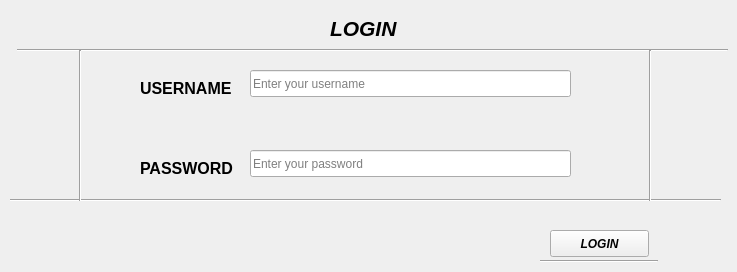
        <widget class="QWidget" name="tab">
         <attribute name="title">
          <string>                                Login                                   </string>
         </attribute>
         <widget class="QLabel" name="label">
          <property name="geometry">
           <rect>
            <x>140</x>
            <y>80</y>
            <width>91</width>
            <height>17</height>
           </rect>
          </property>
          <property name="palette">
           <palette>
            <active>
             <colorrole role="Button">
              <brush brushstyle="SolidPattern">
               <color alpha="255">
                <red>0</red>
                <green>0</green>
                <blue>127</blue>
               </color>
              </brush>
             </colorrole>
            </active>
            <inactive>
             <colorrole role="Button">
              <brush brushstyle="SolidPattern">
               <color alpha="255">
                <red>0</red>
                <green>0</green>
                <blue>127</blue>
               </color>
              </brush>
             </colorrole>
            </inactive>
            <disabled>
             <colorrole role="Button">
              <brush brushstyle="SolidPattern">
               <color alpha="255">
                <red>0</red>
                <green>0</green>
                <blue>127</blue>
               </color>
              </brush>
             </colorrole>
            </disabled>
           </palette>
          </property>
          <property name="font">
           <font>
            <pointsize>12</pointsize>
            <weight>75</weight>
            <bold>true</bold>
           </font>
          </property>
          <property name="frameShape">
           <enum>QFrame::NoFrame</enum>
          </property>
          <property name="frameShadow">
           <enum>QFrame::Raised</enum>
          </property>
          <property name="text">
           <string>USERNAME</string>
          </property>
         </widget>
         <widget class="QLabel" name="label_2">
          <property name="geometry">
           <rect>
            <x>140</x>
            <y>160</y>
            <width>101</width>
            <height>17</height>
           </rect>
          </property>
          <property name="font">
           <font>
            <pointsize>12</pointsize>
            <weight>75</weight>
            <bold>true</bold>
           </font>
          </property>
          <property name="text">
           <string>PASSWORD</string>
          </property>
         </widget>
         <widget class="QLineEdit" name="lineEdit">
          <property name="geometry">
           <rect>
            <x>250</x>
            <y>70</y>
            <width>321</width>
            <height>27</height>
           </rect>
          </property>
          <property name="placeholderText">
           <string>Enter your username</string>
          </property>
         </widget>
         <widget class="QLineEdit" name="lineEdit_2">
          <property name="geometry">
           <rect>
            <x>250</x>
            <y>150</y>
            <width>321</width>
            <height>27</height>
           </rect>
          </property>
          <property name="echoMode">
           <enum>QLineEdit::Password</enum>
          </property>
          <property name="placeholderText">
           <string>Enter your password</string>
          </property>
         </widget>
         <widget class="QPushButton" name="pushButton">
          <property name="geometry">
           <rect>
            <x>550</x>
            <y>230</y>
            <width>99</width>
            <height>27</height>
           </rect>
          </property>
          <property name="font">
           <font>
            <weight>75</weight>
            <italic>true</italic>
            <bold>true</bold>
           </font>
          </property>
          <property name="cursor">
           <cursorShape>PointingHandCursor</cursorShape>
          </property>
          <property name="styleSheet">
           <string notr="true"/>
          </property>
          <property name="text">
           <string>LOGIN</string>
          </property>
          <property name="flat">
           <bool>false</bool>
          </property>
         </widget>
         <widget class="QLabel" name="label_28">
          <property name="geometry">
           <rect>
            <x>330</x>
            <y>20</y>
            <width>81</width>
            <height>17</height>
           </rect>
          </property>
          <property name="font">
           <font>
            <pointsize>16</pointsize>
            <weight>75</weight>
            <italic>true</italic>
            <bold>true</bold>
           </font>
          </property>
          <property name="text">
           <string>LOGIN</string>
          </property>
         </widget>
         <widget class="Line" name="line_11">
          <property name="geometry">
           <rect>
            <x>17</x>
            <y>40</y>
            <width>711</width>
            <height>20</height>
           </rect>
          </property>
          <property name="orientation">
           <enum>Qt::Horizontal</enum>
          </property>
         </widget>
         <widget class="Line" name="line_12">
          <property name="geometry">
           <rect>
            <x>10</x>
            <y>190</y>
            <width>711</width>
            <height>20</height>
           </rect>
          </property>
          <property name="orientation">
           <enum>Qt::Horizontal</enum>
          </property>
         </widget>
         <widget class="Line" name="line_15">
          <property name="geometry">
           <rect>
            <x>70</x>
            <y>50</y>
            <width>20</width>
            <height>151</height>
           </rect>
          </property>
          <property name="orientation">
           <enum>Qt::Vertical</enum>
          </property>
         </widget>
         <widget class="Line" name="line_16">
          <property name="geometry">
           <rect>
            <x>640</x>
            <y>50</y>
            <width>20</width>
            <height>151</height>
           </rect>
          </property>
          <property name="orientation">
           <enum>Qt::Vertical</enum>
          </property>
         </widget>
         <widget class="Line" name="line_18">
          <property name="geometry">
           <rect>
            <x>540</x>
            <y>260</y>
            <width>118</width>
            <height>3</height>
           </rect>
          </property>
          <property name="orientation">
           <enum>Qt::Horizontal</enum>
          </property>
         </widget>
         <widget class="QLabel" name="label_35">
          <property name="geometry">
           <rect>
            <x>100</x>
            <y>160</y>
            <width>31</width>
            <height>17</height>
           </rect>
          </property>
          <property name="text">
           <string/>
          </property>
          <property name="pixmap">
           <pixmap resource="start.qrc">:/username/ui/c70194b792ea062c5365b619fd3050b3.svg</pixmap>
          </property>
          <property name="scaledContents">
           <bool>true</bool>
          </property>
         </widget>
         <widget class="QLabel" name="label_36">
          <property name="geometry">
           <rect>
            <x>100</x>
            <y>80</y>
            <width>31</width>
            <height>17</height>
           </rect>
          </property>
          <property name="text">
           <string/>
          </property>
          <property name="pixmap">
           <pixmap resource="start.qrc">:/username/ui/eeb69a3cb92300456b6a5f4162093851.svg</pixmap>
          </property>
          <property name="scaledContents">
           <bool>true</bool>
          </property>
         </widget>
        </widget>
